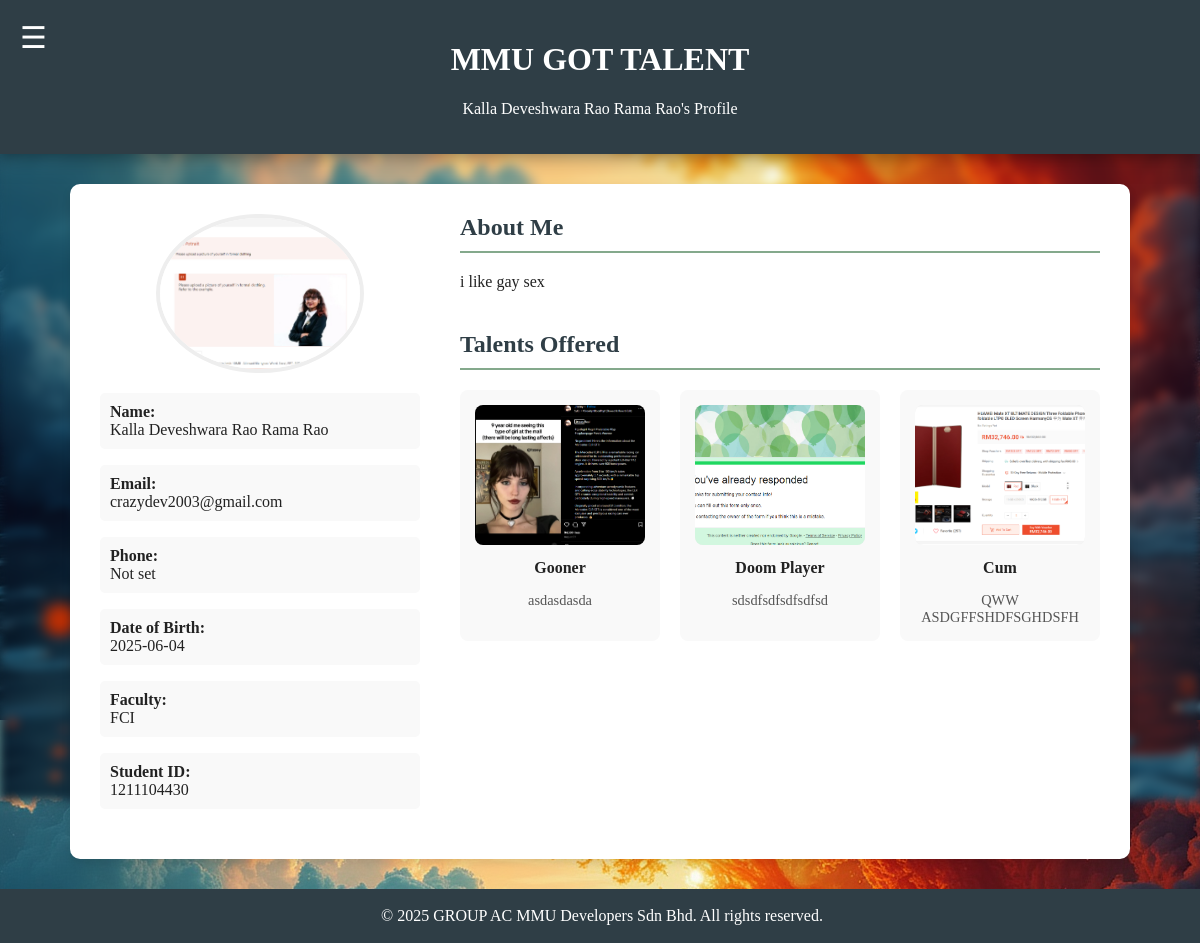
/userDashboard.php?id=11, run on the app's committed database.
### tables this page shows
CREATE TABLE `users` (
  `user_id` int(11) NOT NULL,
  `name` varchar(100) DEFAULT NULL,
  `email` varchar(100) DEFAULT NULL,
  `phone_number` varchar(20) DEFAULT NULL,
  `password` varchar(255) DEFAULT NULL,
  `role` enum('student','admin') DEFAULT 'student',
  `created_at` timestamp NOT NULL DEFAULT current_timestamp(),
  `student_id` varchar(50) DEFAULT NULL,
  `faculty` varchar(100) DEFAULT NULL,
  `date_of_birth` date DEFAULT NULL,
  `about_me` text DEFAULT NULL,
  `profile_picture` varchar(255) DEFAULT 'default_avatar.png'
);

CREATE TABLE `services` (
  `service_id` int(11) NOT NULL,
  `user_id` int(11) NOT NULL,
  `service_title` varchar(255) NOT NULL,
  `service_description` text DEFAULT NULL,
  `service_image` varchar(255) DEFAULT NULL,
  `service_price` decimal(10,2) NOT NULL DEFAULT 0.00
);

### userDashboard.php (the view, shortened to what this page needs)
<?php
require 'connection.php';
$profile_user_id = null;
if (isset($_GET['id']) && !empty($_GET['id'])) {
    $profile_user_id = intval($_GET['id']);
}
$stmt = $conn->prepare("SELECT * FROM users WHERE user_id = ?");
if ($stmt) {
    $stmt->bind_param("i", $profile_user_id);
    $stmt->execute();
    $result = $stmt->get_result();
    $user = $result->fetch_assoc();
} else {
    error_log("Failed to prepare statement for fetching user data: " . $conn->error);
}
$stmt = $conn->prepare("SELECT * FROM services WHERE user_id = ? ORDER BY service_id");
if ($stmt) {
    $stmt->bind_param("i", $profile_user_id);
    $stmt->execute();
    $talents_result = $stmt->get_result();
} else {
    error_log("Failed to prepare statement for fetching user talents: " . $conn->error);
}
require 'header.php';
$profile_pic_src = 'images/uploads/profile_pictures/default_avatar.png';
if (!empty($user['profile_picture']) && file_exists('images/uploads/profile_pictures/' . $user['profile_picture'])) {
    $profile_pic_src = 'images/uploads/profile_pictures/' . htmlspecialchars($user['profile_picture']);
} else if (!empty($user['profile_picture']) && !file_exists('images/uploads/profile_pictures/' . $user['profile_picture'])) {
    $profile_pic_src = 'images/uploads/profile_pictures/default_avatar.png';
}
?>
<body>
    <?php require 'navbar.php'; ?>
    <div id="main-content">
        <div class="title-container">
            <h1>MMU GOT TALENT</h1>
            <p style="color: white;"><?php echo htmlspecialchars($user['name']); ?>'s Profile</p>
        </div>
        <div class="profile-view-container" style="max-width: 1000px; margin: 30px auto; background-color: #fff; padding: 30px; border-radius: 10px; box-shadow: 0 4px 8px rgba(0,0,0,0.1); display: flex; flex-wrap: wrap; gap: 40px;">
            <aside class="profile-sidebar" style="flex: 1; min-width: 250px;">
                <img src="<?php echo $profile_pic_src; ?>" alt="Profile Picture" style="width: 100%; max-width: 200px; height: auto; border-radius: 50%; object-fit: cover; border: 4px solid #eee; display: block; margin: 0 auto 20px auto;">
                <div class="profile-details" style="text-align: left;">
                    <p style="background-color: #f9f9f9; padding: 10px; border-radius: 5px; margin-bottom: 10px;"><strong>Name:</strong><br><?php echo htmlspecialchars($user['name']); ?></p>
                    <p style="background-color: #f9f9f9; padding: 10px; border-radius: 5px; margin-bottom: 10px;"><strong>Email:</strong><br><?php echo htmlspecialchars($user['email'] ?? 'Not set'); ?></p>
                    <p style="background-color: #f9f9f9; padding: 10px; border-radius: 5px; margin-bottom: 10px;"><strong>Phone:</strong><br><?php echo htmlspecialchars($user['phone_number'] ?? 'Not set'); ?></p>
                    <p style="background-color: #f9f9f9; padding: 10px; border-radius: 5px; margin-bottom: 10px;"><strong>Date of Birth:</strong><br><?php echo htmlspecialchars($user['date_of_birth'] ?? 'Not set'); ?></p>
                    <p style="background-color: #f9f9f9; padding: 10px; border-radius: 5px; margin-bottom: 10px;"><strong>Faculty:</strong><br><?php echo htmlspecialchars($user['faculty'] ?? 'Not set'); ?></p>
                    <p style="background-color: #f9f9f9; padding: 10px; border-radius: 5px; margin-bottom: 20px;"><strong>Student ID:</strong><br><?php echo htmlspecialchars($user['student_id'] ?? 'Not set'); ?></p>
                </div>
            </aside>
            <main class="profile-main-content" style="flex: 2; min-width: 300px;">
                <section id="about-me">
                    <h2 style="color: var(--color-title); border-bottom: 2px solid var(--color-surface); padding-bottom: 10px; margin-top: 0;">About Me</h2>
                    <p><?php echo !empty($user['about_me']) ? nl2br(htmlspecialchars($user['about_me'])) : 'This user has not provided a description yet.'; ?></p>
                </section>
                <section id="talents-offered" style="margin-top: 40px;">
                    <div style="display:flex; justify-content: space-between; align-items: center; border-bottom: 2px solid var(--color-surface); padding-bottom: 10px;">
                       <h2 style="color: var(--color-title); margin:0;">Talents Offered</h2>
                    </div>
                    <div class="talents-grid" style="display: grid; grid-template-columns: repeat(auto-fit, minmax(200px, 1fr)); gap: 20px; margin-top: 20px;">
                        <?php if ($talents_result->num_rows > 0): ?>
                            <?php while ($talent = $talents_result->fetch_assoc()): ?>
                                <div class="talent-card" style="display: flex; flex-direction: column; background-color:#f9f9f9; padding:15px; border-radius:8px; text-align: center;">
                                    <a href="viewTalent.php?id=<?php echo $talent['service_id']; ?>" style="display: block; text-decoration: none; color: inherit;">
                                        <img src="images/uploads/talent_images/<?php echo htmlspecialchars($talent['service_image'] ?? 'service_placeholder.png'); ?>" alt="<?php echo htmlspecialchars($talent['service_title']); ?>" style="width: 100%; height: 140px; object-fit: cover; background-color: #eee; border-radius: 8px;">
                                        <div class="talent-info" style="flex-grow: 1; padding: 10px 0;">
                                            <h4 style="margin: 0 0 5px 0;"><?php echo htmlspecialchars($talent['service_title']); ?></h4>
                                        </div>
                                    </a>
                                    <p style="margin: 0; font-size: 0.9em; color: #555; flex-grow: 1;"><?php echo htmlspecialchars($talent['service_description']); ?></p>
                                </div>
                            <?php endwhile; ?>
                        <?php else: ?>
                            <p>No talents have been added yet.</p>
                        <?php endif; ?>
                    </div>
                </section>
            </main>
        </div>
    </div>
    <?php require 'footer.php'; ?>
</body>
</html>

### css/style.css (style rules this page uses)
:root { --color-bg: #CAD2C5; --color-surface: #84A98C; --color-primary: #52796F; --color-text: #354F52; --color-title: #2F3E46; }
body { background-image: url("../css/background/background_image_2.png"); background-color: var(--color-bg); color: #222; margin: 0; padding: 0; }
body::before { content: ""; position: fixed; background-image: url("../css/background/background_image_2.png"); background-size: cover; top: 0; left: 0; height: 100vh; width: 100vw; z-index: -1; filter: blur(5px); }
.title-container { background-color: var(--color-title); font-family: "Copperplate Gothic", "Copperplate", fantasy; color: white; padding: 20px; text-align: center; box-shadow: 0 0px 20px rgba(0, 0, 0, 0.5); }

### data on the page
users: name "Kalla Deveshwara Rao Rama Rao", profile_picture (picture), email "crazydev2003@gmail.com", phone_number "Not set", date_of_birth "2025-06-04", faculty "FCI", student "1211104430", about_me "i like gay sex"
services: service_image (picture), service_title "Gooner", service_description "asdasdasda"
services: service_image (picture), service_title "Doom Player", service_description "sdsdfsdfsdfsdfsd"
services: service_image (picture), service_title "Cum", service_description "QWW ASDGFFSHDFSGHDSFH"
